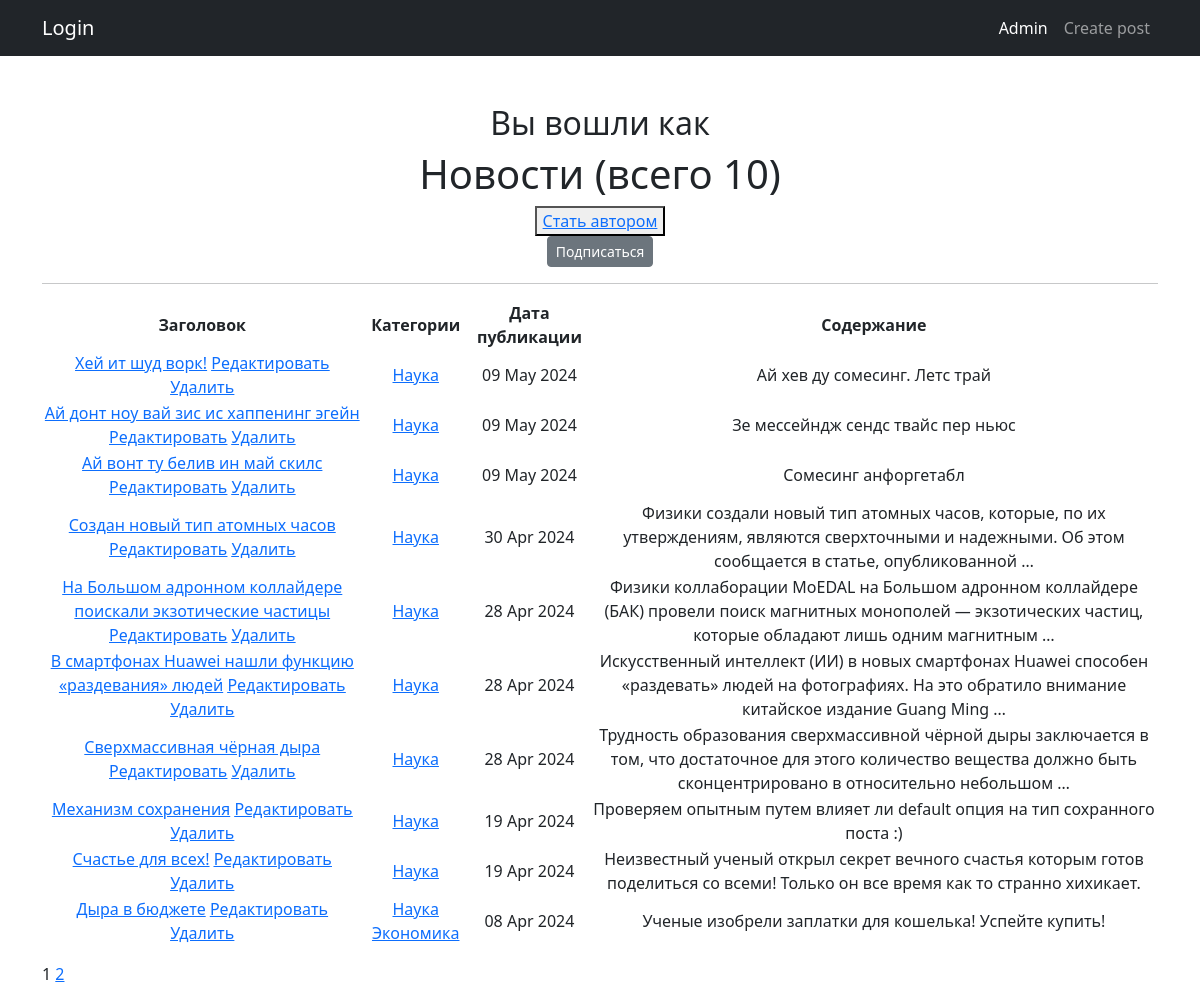
The app's page /news/categories/3, older data.
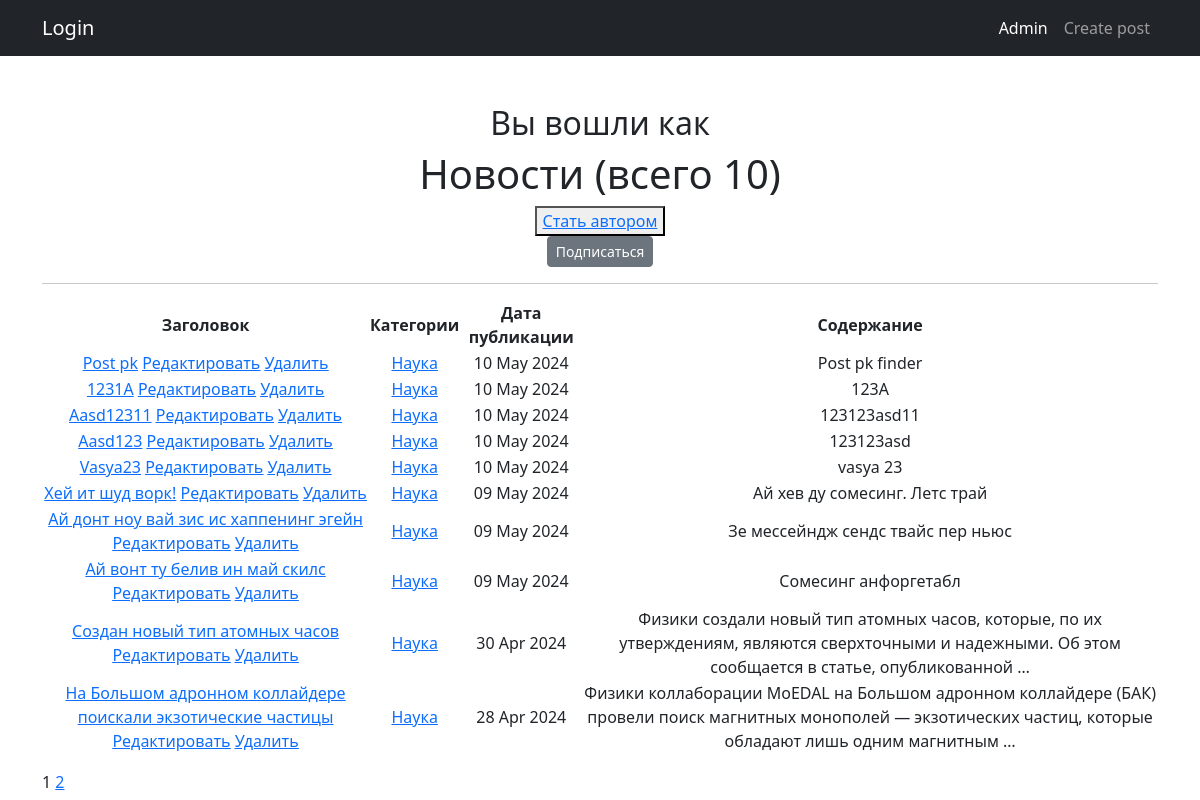
The same page, newer data.
### news/models.py (models this page shows, shortened)
class Post(models.Model):
    article = 'AR'
    news = 'NE'
    POSITIONS = [
        (article, 'Статья'),
        (news, 'Новости'),
    ]
    author = models.ForeignKey(Author, on_delete=models.CASCADE)
    news_type = models.CharField(max_length=2, choices=POSITIONS, default=article)
    post_time = models.DateTimeField(auto_now_add=True)
    title = models.CharField(max_length=255)
    text = models.TextField()
    rating = models.IntegerField(default=0)
    category = models.ManyToManyField(Category, through='PostCategory')

class Category(models.Model):
    name = models.CharField(max_length=100, unique=True)
    subscribers = models.ManyToManyField(User, blank=True, related_name='categories')
    def __str__(self):
        return f'{self.name}'

### news/views.py (the view)
# urls.py: path('categories/<int:pk>', CategoryListView.as_view(), name='category_list'),
class CategoryListView(NewsList):
    model = Post
    template_name = 'category_list.html'
    context_object_name = 'category_news_list'
    def get_queryset(self):
        self.category = get_object_or_404(Category, id=self.kwargs['pk'])
        queryset = Post.objects.filter(category=self.category).order_by('-post_time')
        return queryset
    def get_context_data(self, **kwargs):
        context = super().get_context_data(**kwargs)
        context['is_not_subscriber'] = self.request.user not in self.category.subscribers.all()
        context['category'] = self.category
        return context

### news/templatetags/custom_tags.py (called while the page is built)
@register.simple_tag(takes_context=True)
def url_replace(context, **kwargs):
    d = context['request'].GET.copy()
    for k, v in kwargs.items():
        d[k] = v
    return d.urlencode()

### news/views.py (called while the page is built)
    def get_context_data(self, **kwargs):
        context = super().get_context_data(**kwargs)
        context['is_not_author'] = not self.request.user.groups.filter(name='authors').exists()
        return context

### templates/category_list.html (shortened to what this page needs)
{% extends 'flatpages/default.html' %}
{% load custom_filters %}
{% load custom_tags %}
{% block content %}
<h2>Вы вошли как {{ request.user.username }}</h2>
    <h1>Новости (всего {{ category_news_list|length }})</h1>
{% if is_not_author %}
    <button><a href="{% url 'upgrade' %}">Стать автором</a></button>
{% endif %}
{% if is_not_subscriber %}
<p class="text-center"><a href="{% url 'subscribe' category.id %}" class="btn btn-secondary btn-sm">Подписаться</a></p>
{% endif %}
    <hr>
{% if category_news_list %}
    <table>
        <tr>
            <td><b>Заголовок</b></td>
            <td><b>Категории</b></td>
            <td><b>Дата публикации</b></td>
            <td><b>Содержание</b></td>
        </tr>
        {% for news in category_news_list %}
        <tr>
            <td>
                <a href="{% url 'news_detail' news.id %}">{{ news.title|censor }}</a>
                <a href="{% url 'news_edit' news.id %}"><u>Редактировать</u></a>
                <a href="{% url 'news_delete' news.id %}"><u>Удалить</u></a>
            </td>
            <td>
                {% for category in news.category.all %}
                    <a href="{% url 'category_list' category.id %}">{{ category }}</a>
                {% endfor %}
            </td>
            <td>{{ news.post_time|date:"d M Y" }}</td>
            <td>{{ news.text|truncatewords:20|censor }}</td>
        </tr>
        {% endfor %}
    </table>
{% else %}
    <h2>Новостей нет!</h2>
{% endif %}
<div class="pagination">
    <span class="step-links">
        <span class="current">
            {% if  page_obj.paginator.num_pages != 1 %}
                {{ page_obj.number }}
            {% endif %}
        </span>
        {% if page_obj.has_next %}
            <a href="?{% url_replace page=page_obj.next_page_number %}">{{ page_obj.next_page_number }}</a>
        {% endif %}
    </span>
</div>
{% endblock content %}

Row changes from the older to the newer data that the page shows:
no longer on this page (row unchanged): Post: title|censor "В смартфонах Huawei нашли функцию «раздевания» людей", post_time "28 Apr 2024", text|censor "Искусственный интеллект (ИИ) в новых смартфонах Huawei способен «раздевать» людей на фотографиях. На это обратило внимание китайское издание Guang Ming …", Category (name "Наука")
no longer on this page (row unchanged): Post: title|censor "Сверхмассивная чёрная дыра", post_time "28 Apr 2024", text|censor "Трудность образования сверхмассивной чёрной дыры заключается в том, что достаточное для этого количество вещества должно быть сконцентрировано в относительно небольшом …", Category (name "Наука")
no longer on this page (row unchanged): Post: title|censor "Механизм сохранения", post_time "19 Apr 2024", text|censor "Проверяем опытным путем влияет ли default опция на тип сохранного поста :)", Category (name "Наука")
no longer on this page (row unchanged): Post: title|censor "Счастье для всех!", post_time "19 Apr 2024", text|censor "Неизвестный ученый открыл секрет вечного счастья которым готов поделиться со всеми! Только он все время как то странно хихикает.", Category (name "Наука")
no longer on this page (row unchanged): Post: title|censor "Дыра в бюджете", post_time "08 Apr 2024", text|censor "Ученые изобрели заплатки для кошелька! Успейте купить!", Category (name "Наука")
no longer on this page (row unchanged): Category: name "Экономика", shown under "Дыра в бюджете"
added Post: title|censor "Post pk", post_time "10 May 2024", text|censor "Post pk finder", Category (name "Наука")
added Post: title|censor "1231A", post_time "10 May 2024", text|censor "123A", Category (name "Наука")
added Post: title|censor "Aasd12311", post_time "10 May 2024", text|censor "123123asd11", Category (name "Наука")
added Post: title|censor "Aasd123", post_time "10 May 2024", text|censor "123123asd", Category (name "Наука")
added Post: title|censor "Vasya23", post_time "10 May 2024", text|censor "vasya 23", Category (name "Наука")
